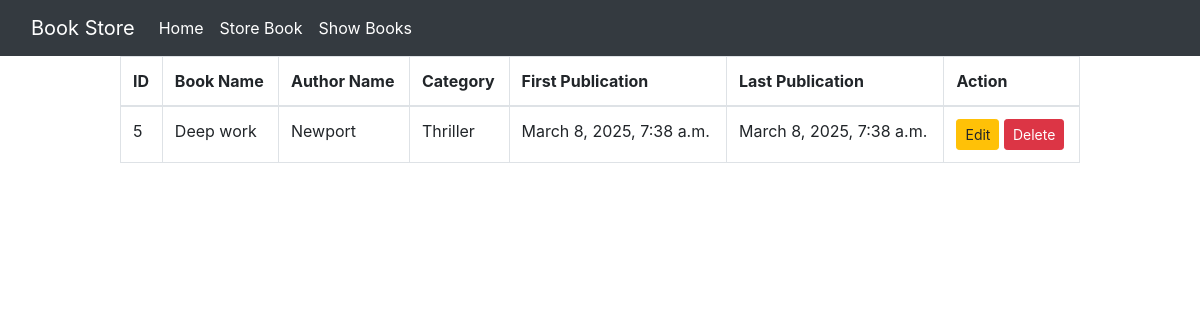
The page /book_details/5 on the database its author committed.
### book/models.py (models this page shows)
class BookStoreModel(models.Model):
    CATEGORY = (
    ('Mystery', 'Mystery'),
    ('Thriller', 'Thriller'),
    ('Sci-Fi', 'Sci-Fi'),
    ('Humor', 'Humor'),
    ('Horror', 'Horror'),
    )
    id = models.IntegerField(primary_key = True)
    book_name = models.CharField(max_length=30)
    author_name = models.CharField(max_length=30)
    category = models.CharField(max_length=30,choices = CATEGORY)
    first_pub = models.DateTimeField(auto_now_add = True)
    last_pub  = models.DateTimeField(auto_now=True)

### book/views.py (the view)
# urls.py: path('book_details/<int:id>',views.BookDetailsView.as_view(),name='book_details'),
class BookDetailsView(DetailView):
    model = BookStoreModel
    template_name = 'book_details.html'
    context_object_name = 'item'
    pk_url_kwarg = 'id'

### book/templates/book_details.html
{% extends 'base.html' %}
{% block content %}
<div style="width:80%;margin:auto">
    <table class="table table-bordered">
        <thead>
          <tr>
            <th scope="col">ID</th>
            <th scope="col">Book Name</th>
            <th scope="col">Author Name</th>
            <th scope="col">Category</th>
            <th scope="col">First Publication</th>
            <th scope="col">Last Publication</th>
            <th scope="col">Action</th>
          </tr>
        </thead>
        <tbody>
            <tr>
                <td>{{item.id}}</td>
                <td>{{item.book_name}}</td>
                <td>{{item.author_name}}</td>
                <td>{{item.category}}</td>
                <td>{{item.first_pub}}</td>
                <td>{{item.last_pub}}</td>
                <td><a href=" {% url 'edit_book' id=item.id %}" class="btn btn-warning btn-sm">Edit</a> <a href=" {% url 'delete_book' id=item.id %}" class="btn btn-danger btn-sm">Delete</a></td>
            </tr>
        </tbody>
      </table>
</div>
{% endblock %}

### rows shown on the page
BookStoreModel: id "5", book_name "Deep work", author_name "Newport", category "Thriller", first_pub "March 8, 2025, 7:38 a.m.", last_pub "March 8, 2025, 7:38 a.m."
